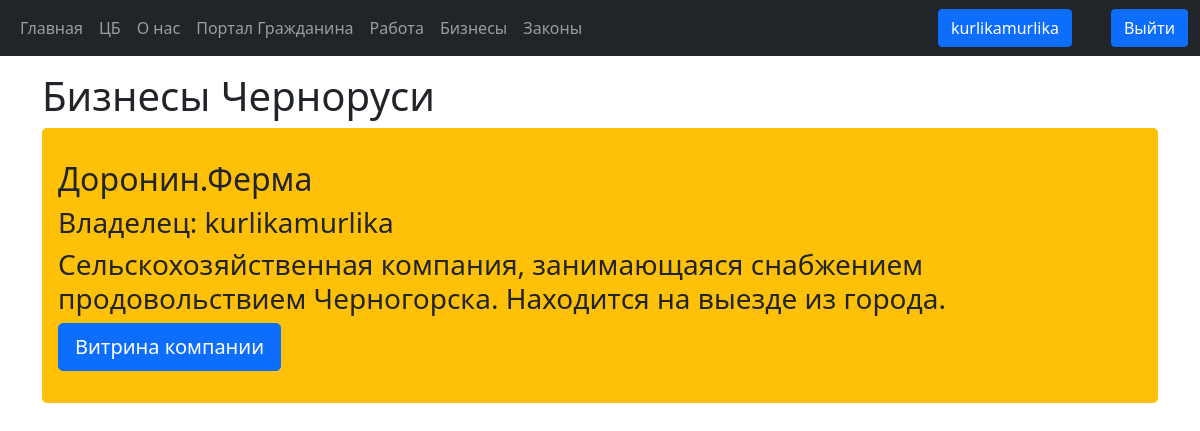
Before: /businesses/ (signed in) with the older database file.
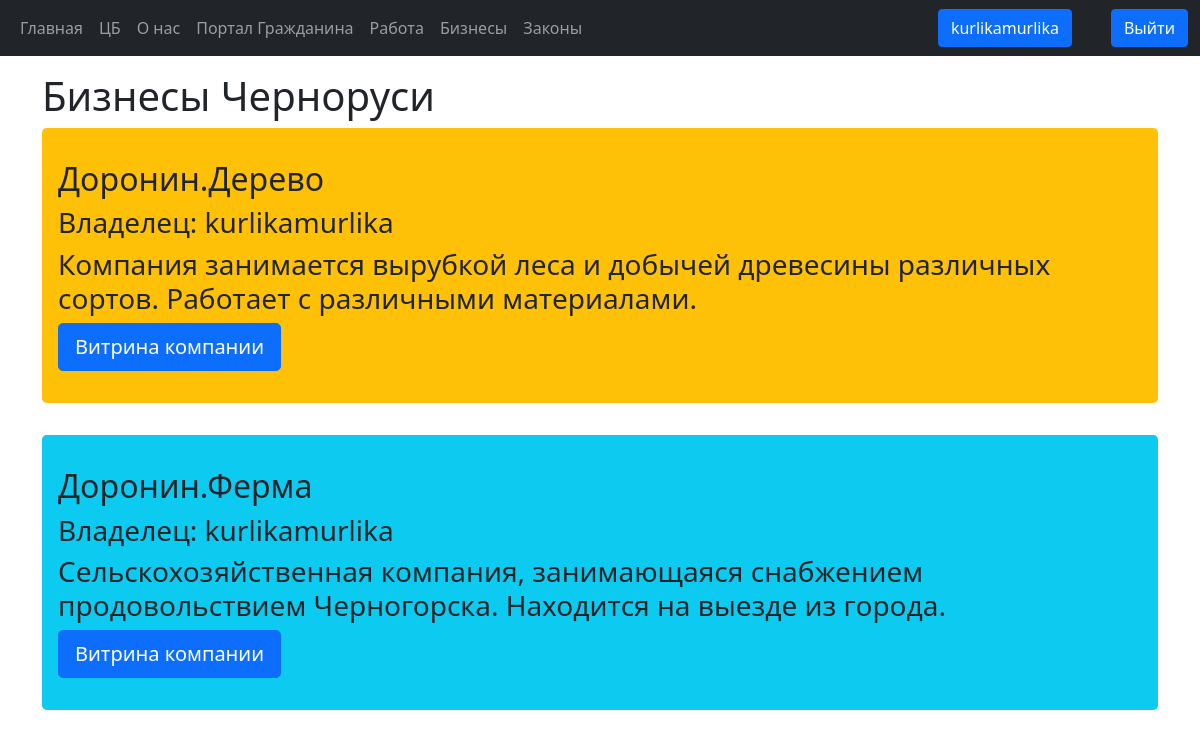
After: the same page with the newer database file.
### bank/models.py (models this page shows, shortened)
class Business(models.Model):
    owner = models.ForeignKey(Citizen, on_delete=models.CASCADE)
    name = models.CharField(max_length=100)
    description = models.TextField()
    creation_date = models.DateTimeField(default=timezone.now)
    bank_account = models.ForeignKey(BankAccount, on_delete=models.CASCADE)

class Citizen(models.Model):
    user = models.OneToOneField(User, on_delete=models.CASCADE, blank=True, null=True)
    bank_account = models.ForeignKey(BankAccount, on_delete=models.CASCADE, blank=True, null=True)
    role = models.ManyToManyField(Role)
    discord_name = models.CharField(max_length=50, default='no')
    minecraft_name = models.CharField(max_length=16, default='no')
    country = CountryField(default="no")

### bank/views.py (the view)
# urls.py: path('businesses/', views.businesses, name='businesses'),
def businesses(request):
    business_list = Business.objects.all().order_by('name')
    view_dict = {
        'business_list': business_list,
    }
    return render(request, 'bank/businesses.html', context=view_dict)

### bank/templates/bank/businesses.html (shortened to what this page needs)
<!DOCTYPE html>
{% extends 'bank/base.html' %}
{% block body_content %}
    <h1>Бизнесы Черноруси</h1>
    {% for business in business_list %}
        <div class="jumbotron bg-{% cycle 'warning' 'info' %}">
            <h2>{{ business.name }}</h2>
            <h3>Владелец: {{ business.owner.user.username }}</h3>
            <h3>{{ business.description }}</h3>
            <button class="btn btn-lg btn-primary" data-bs-toggle="collapse" data-bs-target="#services_{{ business.id }}">Витрина компании</button>
        </div>
    {% endfor %}
{% endblock %}

Changed rows visible on the page:
added Business: name "Доронин.Дерево", owner.user.username "kurlikamurlika", description "Компания занимается вырубкой леса и добычей древесины различных сортов. Работает с различными материалами."
